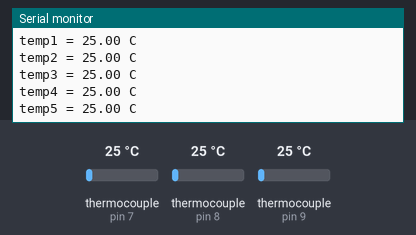
A sketch run on a simulated Arduino Mega 2560, built with avr-gcc and run on an emulated ATmega2560. On the bench: the last lines printed to the serial monitor. The inputs (shaded band) are chosen by the test bench; at power-on: thermocouple (sensors on pin 7, pin 8, pin 9) 25 °C.

Above: at 1.7 s.
1.8 s: thermocouple (sensor on pin 7) set to 6 °C
At 1.8 s:
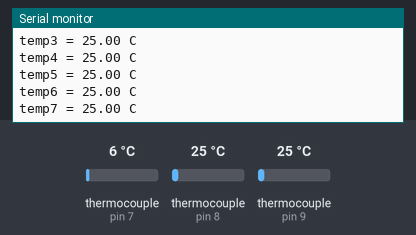
3.3 s: thermocouple (sensor on pin 8) set to 6 °C
At 4.6 s:
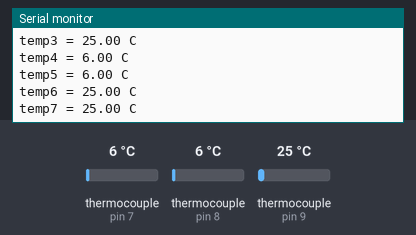
4.8 s: thermocouple (sensor on pin 9) set to 6 °C
At 5.3 s:
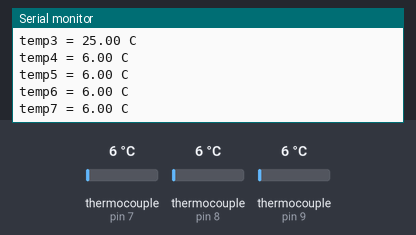
6.3 s: thermocouple (sensor on pin 7) set to 75 °C
7.8 s: thermocouple (sensor on pin 8) set to 75 °C
At 8.8 s:
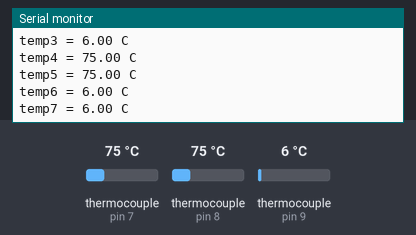
9.3 s: thermocouple (sensor on pin 9) set to 75 °C
At 11.0 s:
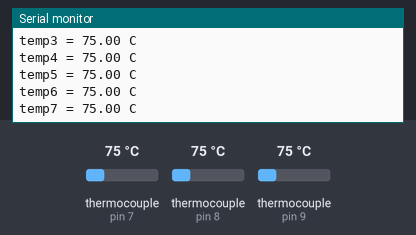
Timing chart, 0 to 12.5 s (numbered marks = the images above; inputs shaded):
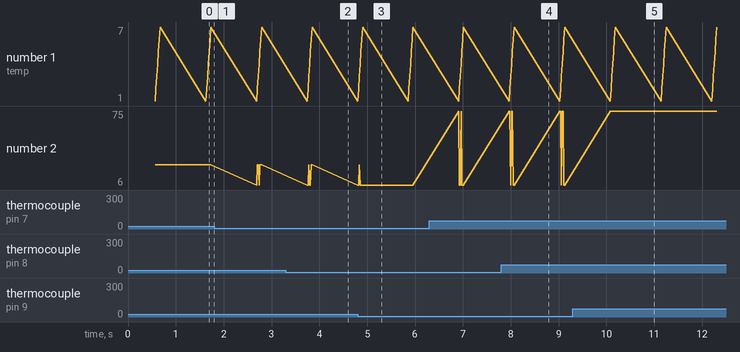

The sketch:

Multiple_Temp.ino
```cpp
/*
 * CS=SS, SDI=MOSI, SDO=MISO, SCK=CSK
 * Arduini Mega 2560:
 * S0=51
 * CS=53
 * CLK=52
 * SI=50
*/


#include "max6675.h"

/*
 * Engine Temp
 */
int thermoSO = 51;
int thermoCLK = 52;
int thermoCS7 = 13;
int thermoCS6 = 12;
int thermoCS5 = 11;
int thermoCS4 = 10;
int thermoCS3 = 9;
int thermoCS2 = 8;
int thermoCS1 = 7;

MAX6675 thermocouple1(thermoCLK, thermoCS1, thermoSO);
MAX6675 thermocouple2(thermoCLK, thermoCS2, thermoSO);
MAX6675 thermocouple3(thermoCLK, thermoCS3, thermoSO);
MAX6675 thermocouple4(thermoCLK, thermoCS1, thermoSO);
MAX6675 thermocouple5(thermoCLK, thermoCS2, thermoSO);
MAX6675 thermocouple6(thermoCLK, thermoCS3, thermoSO);
MAX6675 thermocouple7(thermoCLK, thermoCS3, thermoSO);

double temp1;
double temp2;
double temp3;
double temp4;
double temp5;
double temp6;
double temp7;

void setup() {

/*
 * Serial
 */
  Serial.begin(9600);
  Serial.println("Multiple Thermocouples to Arduino using SPI");
  Serial.println("A.Asgharpoor");
  Serial.println("===============================================================");
  delay(500);
}

void loop() {

/*
 * Temp Reading
 */
  temp1 = thermocouple1.readCelsius();
  temp2 = thermocouple2.readCelsius();
  temp3 = thermocouple3.readCelsius();
  temp4 = thermocouple4.readCelsius();
  temp5 = thermocouple5.readCelsius();
  temp6 = thermocouple6.readCelsius();
  temp7 = thermocouple7.readCelsius();


   Serial.print("temp1 = ");
   Serial.print(temp1);
   Serial.println(" C");

   Serial.print("temp2 = ");
   Serial.print(temp2);
   Serial.println(" C");

   Serial.print("temp3 = ");
   Serial.print(temp3);
   Serial.println(" C");

   Serial.print("temp4 = ");
   Serial.print(temp4);
   Serial.println(" C");

   Serial.print("temp5 = ");
   Serial.print(temp5);
   Serial.println(" C");

   Serial.print("temp6 = ");
   Serial.print(temp6);
   Serial.println(" C");

   Serial.print("temp7 = ");
   Serial.print(temp7);
   Serial.println(" C");

delay(1000);

}
```

Measured:
- after the input at 3.3 s, the serial monitor: prints a new line after 0.46 s (image 2)
- after the input at 4.8 s, the serial monitor: prints a new line after 0.09 s (image 3)
- after the input at 7.8 s, the serial monitor: prints a new line after 0.18 s (image 4)
- after the input at 9.3 s, the serial monitor: prints a new line after 0.82 s (image 5)
